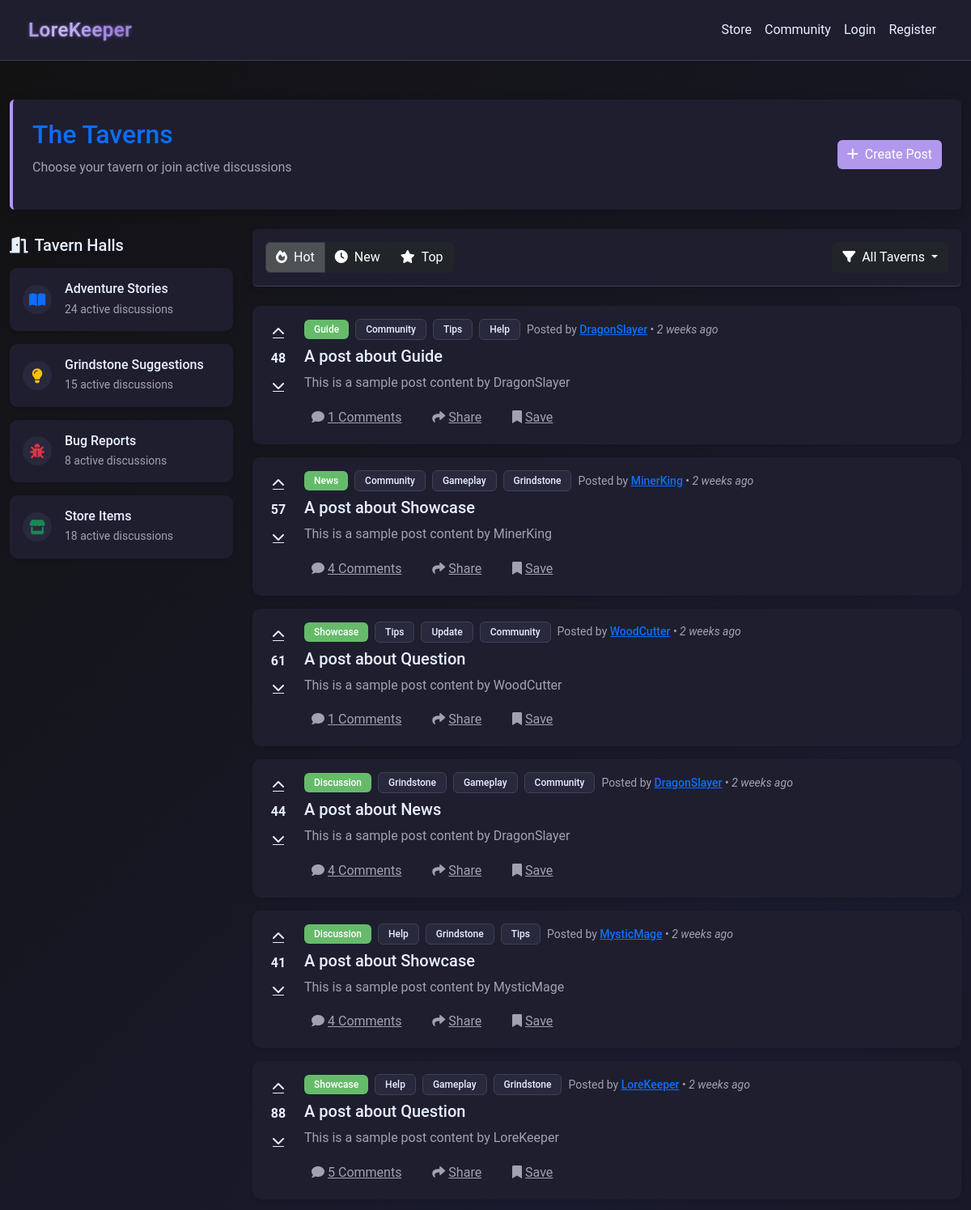
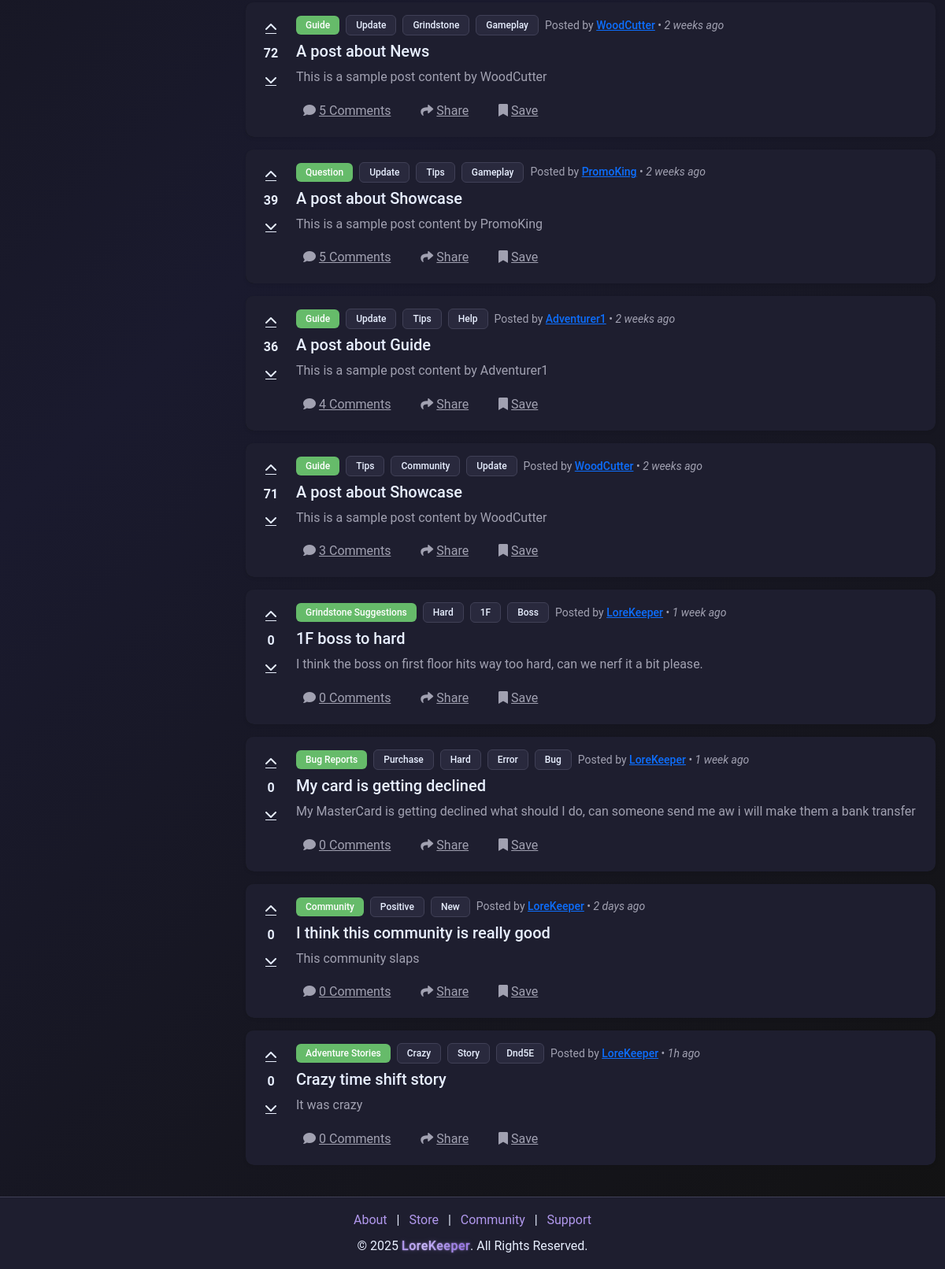
The app's page /community with its own data (2 pictures, top to bottom).
### models.py (models this page shows)
class CommunityPost(db.Model):
    __tablename__ = "community_posts"
    id = db.Column(db.Integer, primary_key=True)
    creator_id = db.Column(
        db.Integer, db.ForeignKey("users.id"), nullable=False, index=True
    )
    title = db.Column(db.String(255), nullable=False)
    content = db.Column(db.Text, nullable=False)
    category = db.Column(db.String(255), nullable=False)
    parent_id = db.Column(
        db.Integer, db.ForeignKey("community_posts.id"), nullable=True
    )
    tags = db.Column(db.String(255))
    upvotes = db.Column(db.Integer, default=0)
    downvotes = db.Column(db.Integer, default=0)
    created_at = db.Column(db.DateTime, default=datetime.utcnow)
    replies = db.relationship(
        "CommunityReply", back_populates="post", lazy=True, cascade="all, delete-orphan"
    )
    creator = db.relationship("User", back_populates="community_posts")

### app.py (the view)
@app.route("/community")
def community():
    reply_counts = (
        db.session.query(
            CommunityReply.post_id, func.count(CommunityReply.id).label("reply_count")
        )
        .group_by(CommunityReply.post_id)
        .subquery()
    )
    posts = (
        db.session.query(
            CommunityPost,
            User.username.label("creator_username"),
            func.coalesce(reply_counts.c.reply_count, 0).label("total_comments"),
        )
        .join(User, CommunityPost.creator_id == User.id)
        .outerjoin(reply_counts, CommunityPost.id == reply_counts.c.post_id)
        .all()
    )
    formatted_posts = []
    for post, username, total_comments in posts:
        post_dict = {
            "id": post.id,
            "title": post.title,
            "content": post.content,
            "category": post.category,
            "tags": post.tags.split(",") if post.tags else [],
            "total_comments": total_comments,
            "upvotes": post.upvotes,
            "downvotes": post.downvotes,
            "created_at": post.created_at,
            "creator_id": post.creator_id,
            "creator_username": username,
        }
        formatted_posts.append(post_dict)
    return render_template("forms_index.html", posts=formatted_posts)

### app.py (called while the page is built, shortened)
@app.after_request
def add_header(response):
    response.headers["Cache-Control"] = "no-store"
    return response

@app.route("/getCookie", methods=["POST", "GET"])
def getCookie():
    try:
        user_id = request.cookies.get("user_id")
        print(f"Retrieved cookie user_id: {user_id}")  # Debug line
    except Exception as e:
        print(f"Error getting cookie: {e}")
        session.clear()
    return redirect(url_for("home"))

@app.before_request
def before_request():
    try:
        if session.get("user_id"):
            session.permanent = True
        else:
            getCookie()
    except Exception:
        session.clear()

### templates/forms_index.html (shortened to what this page needs)
{% extends "nav_footer_template.html" %}
{% block content %}
<div class="content-wrapper">
    <div class="container-fluid py-4">
        <div class="row mb-4">
            <div class="col-12">
                <div class="forums-header p-4 rounded">
                    <div class="d-flex justify-content-between align-items-center">
                <div>
                    <h1 class="h2 text-primary mb-2">The Taverns</h1>
                    <p class="text-muted">Choose your tavern or join active discussions</p>
                </div>
                        <a href="/community/create_post" class="btn btn-primary btn-glow">
                    <i class="fas fa-plus me-2"></i>Create Post
                        </a>
                    </div>
                </div>
            </div>
        </div>
        <div class="row g-4">
            <div class="col-lg-3">
                <div class="sticky-top pt-2" style="top: 1rem;">
                    <h5 class="text-light mb-3"><i class="fas fa-door-open me-2"></i>Tavern Halls</h5>
                    <div class="card bg-dark border-0 shadow-sm mb-3 tavern-card" data-tavern="Adventure Stories">
                        <div class="card-body p-3">
                            <div class="d-flex align-items-center">
                                <div class="tavern-icon me-3">
                                    <i class="fas fa-book-open text-primary"></i>
                                </div>
                                <div class="flex-grow-1">
                                    <h6 class="mb-1">Adventure Stories</h6>
                                    <div class="small text-muted">24 active discussions</div>
                                </div>
                            </div>
                        </div>
                    </div>
                    <div class="card bg-dark border-0 shadow-sm mb-3 tavern-card" data-tavern="Grindstone Suggestions">
                        <div class="card-body p-3">
                            <div class="d-flex align-items-center">
                                <div class="tavern-icon me-3">
                                    <i class="fas fa-lightbulb text-warning"></i>
                                </div>
                                <div class="flex-grow-1">
                                    <h6 class="mb-1">Grindstone Suggestions</h6>
                                    <div class="small text-muted">15 active discussions</div>
                                </div>
                            </div>
                        </div>
                    </div>
                    <div class="card bg-dark border-0 shadow-sm mb-3 tavern-card" data-tavern="Bug Reports">
                        <div class="card-body p-3">
                            <div class="d-flex align-items-center">
                                <div class="tavern-icon me-3">
                                    <i class="fas fa-bug text-danger"></i>
                                </div>
                                <div class="flex-grow-1">
                                    <h6 class="mb-1">Bug Reports</h6>
                                    <div class="small text-muted">8 active discussions</div>
                                </div>
                            </div>
                        </div>
                    </div>
                    <div class="card bg-dark border-0 shadow-sm mb-3 tavern-card" data-tavern="Store Items">
                        <div class="card-body p-3">
                            <div class="d-flex align-items-center">
                                <div class="tavern-icon me-3">
                                    <i class="fas fa-store text-success"></i>
                                </div>
                                <div class="flex-grow-1">
                                    <h6 class="mb-1">Store Items</h6>
                                    <div class="small text-muted">18 active discussions</div>
                                </div>
                            </div>
                        </div>
                    </div>
                </div>
            </div>
            <div class="col-lg-9">
                <div class="forums-filter-bar p-3 rounded mb-4">
                    <div class="d-flex justify-content-between align-items-center">
                    <div class="btn-group">
                        <button type="button" class="btn btn-dark active">
                            <i class="fas fa-fire me-2"></i>Hot
                        </button>
                        <button type="button" class="btn btn-dark">
                            <i class="fas fa-clock me-2"></i>New
                        </button>
                        <button type="button" class="btn btn-dark">
                            <i class="fas fa-star me-2"></i>Top
                        </button>
                    </div>
                    <div class="dropdown">
                        <button class="btn btn-dark dropdown-toggle" type="button" data-bs-toggle="dropdown">
                                <i class="fas fa-filter me-2"></i>All Taverns
                        </button>
                        </div>
                    </div>
                </div>
                <div class="posts-container">
                    {% for post in posts %}
                    <div class="card bg-dark border-0 shadow-sm mb-3 post-card">
                        <div class="card-body p-3">
                            <div class="d-flex">
                                <div class="vote-controls me-3 d-flex flex-column align-items-center">
                                    <button class="btn btn-link text-light p-1 vote-btn" title="Upvote" data-post-id="{{post.id}}">
                                        <i class="fas fa-chevron-up"></i>
                                    </button>
                                    <div class="vote-count fw-bold my-1">{{post.upvotes - post.downvotes}}</div>
                                    <button class="btn btn-link text-light p-1 vote-btn" title="Downvote" data-post-id="{{post.id}}">
                                        <i class="fas fa-chevron-down"></i>
                                    </button>
                                </div>
                                <div class="post-content flex-grow-1">
                                    <div class="d-flex align-items-center mb-2">
                                        <span class="badge bg-success me-2">{{post.category}}</span>
                                        {% for tag in post.tags %}
                                        <span class="badge bg-secondary me-2">{{tag.title()}}</span>
                                        {% endfor %}
                                        <small class="text-muted">Posted by <a href="/user/{{post.creator_id}}" class="text-primary post-author" data-user-id="{{post.creator_id}}">{{post.creator_username|default('User')}}</a> • <span class="post-date" data-date="{{post.created_at}}">{{post.created_at}}</span></small>
                                    </div>
                                    <h5 class="mb-2">
                                        <a href="/community/post/{{post.id}}" class="text-light text-decoration-none hover-primary">{{post.title}}</a>
                                    </h5>
                                    <p class="text-muted mb-2">{{post.content}}</p>
                                    <div class="post-actions">
                                        <button class="btn btn-link text-muted p-0 me-3 post-action-btn">
                                            <i class="fas fa-comment me-1"></i>{{post.total_comments|default('0')}} Comments
                                        </button>
                                        <button class="btn btn-link text-muted p-0 me-3 post-action-btn">
                                            <i class="fas fa-share me-1"></i>Share
                                        </button>
                                        <button class="btn btn-link text-muted p-0 post-action-btn">
                                            <i class="fas fa-bookmark me-1"></i>Save
                                        </button>
                                    </div>
                                </div>
                            </div>
                        </div>
                    </div>
                    {% endfor %}
                </div>
            </div>
        </div>
    </div>
</div>
{% endblock %}

### templates/forms_index.html (style rules this page uses)
body { display: flex; flex-direction: column; min-height: 100vh; }
.content-wrapper { flex: 1 0 auto; display: flex; flex-direction: column; }
.container-fluid { flex: 1 0 auto; }
.forums-header { background-color: var(--card-background); border-left: 4px solid var(--accent-color); box-shadow: 0 4px 15px rgba(0, 0, 0, 0.2); transition: all 0.3s ease; }
.btn-glow { position: relative; overflow: hidden; transition: all 0.3s ease; }
.btn-glow:after { content: ''; position: absolute; top: -50%; left: -50%; width: 200%; height: 200%; background: linear-gradient( to bottom right, rgba(255, 255, 255, 0) 0%, rgba(255, 255, 255, 0.03) 40%, rgba(255, 255, 255, 0.08) 50%, rgba(255, 255, 255, 0.03) 60%, rgba(255, 255, 255, 0) 100% ); transform: rotate(45deg); opacity: 0; transition: 0.7s; }
.forums-filter-bar { background-color: var(--card-background); border-bottom: 1px solid var(--input-border); box-shadow: 0 2px 10px rgba(0, 0, 0, 0.1); }
.tavern-card { transition: all 0.3s ease; cursor: pointer; overflow: hidden; }
.tavern-icon { display: flex; align-items: center; justify-content: center; width: 36px; height: 36px; background-color: var(--input-background); border-radius: 50%; transition: all 0.3s ease; }
.tavern-icon i { font-size: 18px; transition: all 0.3s ease; }
.post-card { transition: all 0.3s ease; border-left: 3px solid transparent; }
.vote-btn { transition: all 0.2s ease; border-radius: 4px; width: 32px; height: 32px; display: flex; align-items: center; justify-content: center; }
.vote-count { font-size: 16px; min-width: 32px; text-align: center; transition: all 0.2s ease; }
.post-action-btn { transition: all 0.2s ease; border-radius: 4px; padding: 4px 8px !important; margin-top: 5px; display: inline-block; }
.sticky-top { z-index: 1020; }
.badge { transition: all 0.2s ease; }
.post-author { position: relative; transition: all 0.2s ease; font-weight: 500; }
.post-author:after { content: ''; position: absolute; bottom: -2px; left: 0; width: 0; height: 1px; background-color: var(--accent-color); transition: width 0.3s ease; }
.post-date { font-style: italic; }
.post-content h5 a { transition: color 0.2s ease; }

### records on screen
CommunityPost: upvotes "48", category "Guide", title "Community" "Tips" "Help", creator_username "DragonSlayer", title "A post about Guide", content "This is a sample post content by DragonSlayer", total_comments "1"
CommunityPost: upvotes "57", category "News", title "Community" "Gameplay" "Grindstone", creator_username "MinerKing", title "A post about Showcase", content "This is a sample post content by MinerKing", total_comments "4"
CommunityPost: upvotes "61", category "Showcase", title "Tips" "Update" "Community", creator_username "WoodCutter", title "A post about Question", content "This is a sample post content by WoodCutter", total_comments "1"
CommunityPost: upvotes "44", category "Discussion", title "Grindstone" "Gameplay" "Community", creator_username "DragonSlayer", title "A post about News", content "This is a sample post content by DragonSlayer", total_comments "4"
CommunityPost: upvotes "41", category "Discussion", title "Help" "Grindstone" "Tips", creator_username "MysticMage", title "A post about Showcase", content "This is a sample post content by MysticMage", total_comments "4"
CommunityPost: upvotes "88", category "Showcase", title "Help" "Gameplay" "Grindstone", creator_username "LoreKeeper", title "A post about Question", content "This is a sample post content by LoreKeeper", total_comments "5"
CommunityPost: upvotes "72", category "Guide", title "Update" "Grindstone" "Gameplay", creator_username "WoodCutter", title "A post about News", content "This is a sample post content by WoodCutter", total_comments "5"
CommunityPost: upvotes "39", category "Question", title "Update" "Tips" "Gameplay", creator_username "PromoKing", title "A post about Showcase", content "This is a sample post content by PromoKing", total_comments "5"
CommunityPost: post.upvotes-post.downvotes "36", category "Guide", title "Update" "Tips" "Help", creator_username "Adventurer1", title "A post about Guide", content "This is a sample post content by Adventurer1", total_comments "4"
CommunityPost: upvotes "71", category "Guide", title "Tips" "Community" "Update", creator_username "WoodCutter", title "A post about Showcase", content "This is a sample post content by WoodCutter", total_comments "3"
CommunityPost: upvotes "0", category "Grindstone Suggestions", title "Hard" "1F" "Boss", creator_username "LoreKeeper", title "1F boss to hard", content "I think the boss on first floor hits way too hard, can we nerf it a bit please.", total_comments "0"
CommunityPost: upvotes "0", category "Bug Reports", title "Purchase" "Hard" "Error" "Bug", creator_username "LoreKeeper", title "My card is getting declined", content "My MasterCard is getting declined what should I do, can someone send me aw i will make them a bank transfer", total_comments "0"
CommunityPost: upvotes "0", category "Community", title "Positive" "New", creator_username "LoreKeeper", title "I think this community is really good", content "This community slaps", total_comments "0"
CommunityPost: upvotes "0", category "Adventure Stories", title "Crazy" "Story" "Dnd5E", creator_username "LoreKeeper", title "Crazy time shift story", content "It was crazy", total_comments "0"
